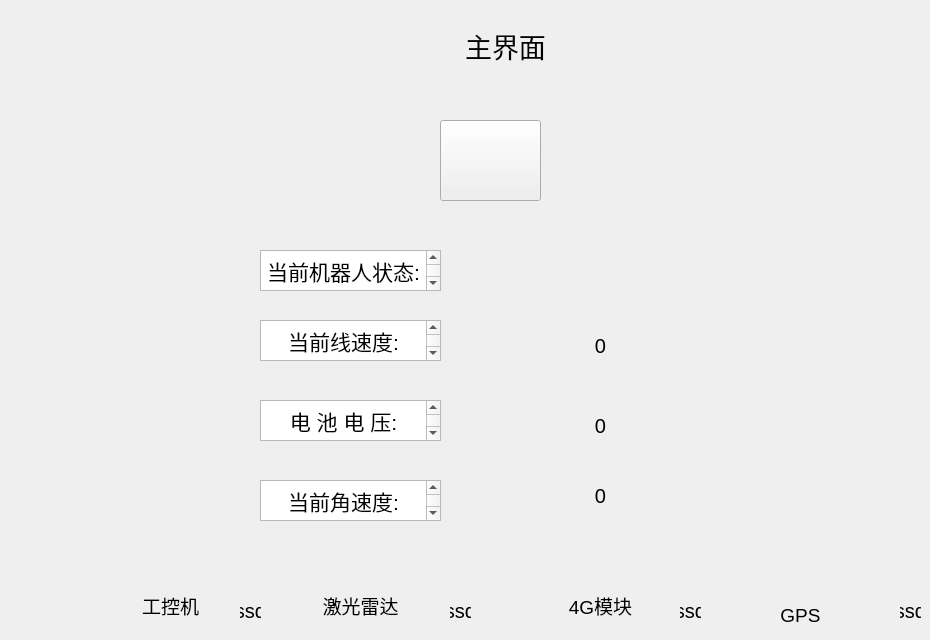
   <widget class="QWidget" name="page">
    <widget class="QLabel" name="Mainwindows">
     <property name="geometry">
      <rect>
       <x>430</x>
       <y>30</y>
       <width>151</width>
       <height>31</height>
      </rect>
     </property>
     <property name="font">
      <font>
       <pointsize>20</pointsize>
      </font>
     </property>
     <property name="text">
      <string>主界面</string>
     </property>
     <property name="alignment">
      <set>Qt::AlignCenter</set>
     </property>
    </widget>
    <widget class="QLabel" name="laber">
     <property name="geometry">
      <rect>
       <x>320</x>
       <y>590</y>
       <width>81</width>
       <height>31</height>
      </rect>
     </property>
     <property name="font">
      <font>
       <pointsize>14</pointsize>
      </font>
     </property>
     <property name="text">
      <string>激光雷达</string>
     </property>
     <property name="alignment">
      <set>Qt::AlignCenter</set>
     </property>
    </widget>
    <widget class="QLabel" name="Linux">
     <property name="geometry">
      <rect>
       <x>130</x>
       <y>590</y>
       <width>81</width>
       <height>31</height>
      </rect>
     </property>
     <property name="font">
      <font>
       <pointsize>14</pointsize>
      </font>
     </property>
     <property name="text">
      <string>工控机</string>
     </property>
     <property name="alignment">
      <set>Qt::AlignCenter</set>
     </property>
    </widget>
    <widget class="QLabel" name="GPS">
     <property name="geometry">
      <rect>
       <x>760</x>
       <y>600</y>
       <width>81</width>
       <height>31</height>
      </rect>
     </property>
     <property name="font">
      <font>
       <pointsize>14</pointsize>
      </font>
     </property>
     <property name="text">
      <string>GPS</string>
     </property>
     <property name="alignment">
      <set>Qt::AlignCenter</set>
     </property>
    </widget>
    <widget class="QLabel" name="Wifi_4G">
     <property name="geometry">
      <rect>
       <x>560</x>
       <y>590</y>
       <width>81</width>
       <height>31</height>
      </rect>
     </property>
     <property name="font">
      <font>
       <pointsize>14</pointsize>
      </font>
     </property>
     <property name="text">
      <string>4G模块</string>
     </property>
     <property name="alignment">
      <set>Qt::AlignCenter</set>
     </property>
    </widget>
    <widget class="QTextEdit" name="linear_textEdit">
     <property name="geometry">
      <rect>
       <x>260</x>
       <y>320</y>
       <width>181</width>
       <height>41</height>
      </rect>
     </property>
     <property name="font">
      <font>
       <pointsize>15</pointsize>
      </font>
     </property>
     <property name="html">
      <string>&lt;!DOCTYPE HTML PUBLIC &quot;-//W3C//DTD HTML 4.0//EN&quot; &quot;http://www.w3.org/TR/REC-html40/strict.dtd&quot;&gt;
&lt;html&gt;&lt;head&gt;&lt;meta name=&quot;qrichtext&quot; content=&quot;1&quot; /&gt;&lt;meta charset=&quot;utf-8&quot; /&gt;&lt;style type=&quot;text/css&quot;&gt;
p, li { white-space: pre-wrap; }
hr { height: 1px; border-width: 0; }
li.unchecked::marker { content: &quot;\2610&quot;; }
li.checked::marker { content: &quot;\2612&quot;; }
&lt;/style&gt;&lt;/head&gt;&lt;body style=&quot; font-family:'Ubuntu'; font-size:15pt; font-weight:400; font-style:normal;&quot;&gt;
&lt;p align=&quot;center&quot; style=&quot; margin-top:0px; margin-bottom:0px; margin-left:0px; margin-right:0px; -qt-block-indent:0; text-indent:0px;&quot;&gt;&lt;span style=&quot; font-size:16pt;&quot;&gt;当前线速度:&lt;/span&gt;&lt;/p&gt;&lt;/body&gt;&lt;/html&gt;</string>
     </property>
    </widget>
    <widget class="QLabel" name="linear_label">
     <property name="geometry">
      <rect>
       <x>500</x>
       <y>320</y>
       <width>201</width>
       <height>51</height>
      </rect>
     </property>
     <property name="font">
      <font>
       <pointsize>15</pointsize>
      </font>
     </property>
     <property name="text">
      <string>0</string>
     </property>
     <property name="alignment">
      <set>Qt::AlignCenter</set>
     </property>
    </widget>
    <widget class="QTextEdit" name="volts_textEdit">
     <property name="geometry">
      <rect>
       <x>260</x>
       <y>400</y>
       <width>181</width>
       <height>41</height>
      </rect>
     </property>
     <property name="font">
      <font>
       <pointsize>15</pointsize>
      </font>
     </property>
     <property name="html">
      <string>&lt;!DOCTYPE HTML PUBLIC &quot;-//W3C//DTD HTML 4.0//EN&quot; &quot;http://www.w3.org/TR/REC-html40/strict.dtd&quot;&gt;
&lt;html&gt;&lt;head&gt;&lt;meta name=&quot;qrichtext&quot; content=&quot;1&quot; /&gt;&lt;meta charset=&quot;utf-8&quot; /&gt;&lt;style type=&quot;text/css&quot;&gt;
p, li { white-space: pre-wrap; }
hr { height: 1px; border-width: 0; }
li.unchecked::marker { content: &quot;\2610&quot;; }
li.checked::marker { content: &quot;\2612&quot;; }
&lt;/style&gt;&lt;/head&gt;&lt;body style=&quot; font-family:'Ubuntu'; font-size:15pt; font-weight:400; font-style:normal;&quot;&gt;
&lt;p align=&quot;center&quot; style=&quot; margin-top:0px; margin-bottom:0px; margin-left:0px; margin-right:0px; -qt-block-indent:0; text-indent:0px;&quot;&gt;&lt;span style=&quot; font-size:16pt;&quot;&gt;电 池 电 压:&lt;/span&gt;&lt;/p&gt;&lt;/body&gt;&lt;/html&gt;</string>
     </property>
    </widget>
    <widget class="QLabel" name="volts_label">
     <property name="geometry">
      <rect>
       <x>500</x>
       <y>400</y>
       <width>201</width>
       <height>51</height>
      </rect>
     </property>
     <property name="font">
      <font>
       <pointsize>15</pointsize>
      </font>
     </property>
     <property name="text">
      <string>0</string>
     </property>
     <property name="alignment">
      <set>Qt::AlignCenter</set>
     </property>
    </widget>
    <widget class="QLabel" name="check_tb3_node_label">
     <property name="geometry">
      <rect>
       <x>590</x>
       <y>260</y>
       <width>21</width>
       <height>21</height>
      </rect>
     </property>
     <property name="font">
      <font>
       <pointsize>15</pointsize>
      </font>
     </property>
     <property name="text">
      <string/>
     </property>
     <property name="alignment">
      <set>Qt::AlignCenter</set>
     </property>
    </widget>
    <widget class="QTextEdit" name="check_tb3_textEdit">
     <property name="geometry">
      <rect>
       <x>260</x>
       <y>250</y>
       <width>181</width>
       <height>41</height>
      </rect>
     </property>
     <property name="font">
      <font>
       <pointsize>15</pointsize>
      </font>
     </property>
     <property name="html">
      <string>&lt;!DOCTYPE HTML PUBLIC &quot;-//W3C//DTD HTML 4.0//EN&quot; &quot;http://www.w3.org/TR/REC-html40/strict.dtd&quot;&gt;
&lt;html&gt;&lt;head&gt;&lt;meta name=&quot;qrichtext&quot; content=&quot;1&quot; /&gt;&lt;meta charset=&quot;utf-8&quot; /&gt;&lt;style type=&quot;text/css&quot;&gt;
p, li { white-space: pre-wrap; }
hr { height: 1px; border-width: 0; }
li.unchecked::marker { content: &quot;\2610&quot;; }
li.checked::marker { content: &quot;\2612&quot;; }
&lt;/style&gt;&lt;/head&gt;&lt;body style=&quot; font-family:'Ubuntu'; font-size:15pt; font-weight:400; font-style:normal;&quot;&gt;
&lt;p align=&quot;center&quot; style=&quot; margin-top:0px; margin-bottom:0px; margin-left:0px; margin-right:0px; -qt-block-indent:0; text-indent:0px;&quot;&gt;&lt;span style=&quot; font-size:16pt;&quot;&gt;当前机器人状态:&lt;/span&gt;&lt;/p&gt;&lt;/body&gt;&lt;/html&gt;</string>
     </property>
    </widget>
    <widget class="QPushButton" name="close">
     <property name="geometry">
      <rect>
       <x>440</x>
       <y>120</y>
       <width>101</width>
       <height>81</height>
      </rect>
     </property>
     <property name="text">
      <string/>
     </property>
     <property name="icon">
      <iconset theme="application-exit"/>
     </property>
     <property name="iconSize">
      <size>
       <width>72</width>
       <height>72</height>
      </size>
     </property>
    </widget>
    <widget class="QLabel" name="check_scan_node_label">
     <property name="geometry">
      <rect>
       <x>450</x>
       <y>600</y>
       <width>21</width>
       <height>21</height>
      </rect>
     </property>
     <property name="font">
      <font>
       <pointsize>15</pointsize>
      </font>
     </property>
     <property name="text">
      <string>ssd</string>
     </property>
     <property name="alignment">
      <set>Qt::AlignCenter</set>
     </property>
    </widget>
    <widget class="QLabel" name="check_robot_label">
     <property name="geometry">
      <rect>
       <x>240</x>
       <y>600</y>
       <width>21</width>
       <height>21</height>
      </rect>
     </property>
     <property name="font">
      <font>
       <pointsize>15</pointsize>
      </font>
     </property>
     <property name="text">
      <string>ssd</string>
     </property>
     <property name="alignment">
      <set>Qt::AlignCenter</set>
     </property>
    </widget>
    <widget class="QLabel" name="check_4G_label">
     <property name="geometry">
      <rect>
       <x>680</x>
       <y>600</y>
       <width>21</width>
       <height>21</height>
      </rect>
     </property>
     <property name="font">
      <font>
       <pointsize>15</pointsize>
      </font>
     </property>
     <property name="text">
      <string>ssd</string>
     </property>
     <property name="alignment">
      <set>Qt::AlignCenter</set>
     </property>
    </widget>
    <widget class="QLabel" name="check_GPS_label">
     <property name="geometry">
      <rect>
       <x>900</x>
       <y>600</y>
       <width>21</width>
       <height>21</height>
      </rect>
     </property>
     <property name="font">
      <font>
       <pointsize>15</pointsize>
      </font>
     </property>
     <property name="text">
      <string>ssd</string>
     </property>
     <property name="alignment">
      <set>Qt::AlignCenter</set>
     </property>
    </widget>
    <widget class="QTextEdit" name="angular_textEdit">
     <property name="geometry">
      <rect>
       <x>260</x>
       <y>480</y>
       <width>181</width>
       <height>41</height>
      </rect>
     </property>
     <property name="font">
      <font>
       <pointsize>15</pointsize>
      </font>
     </property>
     <property name="html">
      <string>&lt;!DOCTYPE HTML PUBLIC &quot;-//W3C//DTD HTML 4.0//EN&quot; &quot;http://www.w3.org/TR/REC-html40/strict.dtd&quot;&gt;
&lt;html&gt;&lt;head&gt;&lt;meta name=&quot;qrichtext&quot; content=&quot;1&quot; /&gt;&lt;meta charset=&quot;utf-8&quot; /&gt;&lt;style type=&quot;text/css&quot;&gt;
p, li { white-space: pre-wrap; }
hr { height: 1px; border-width: 0; }
li.unchecked::marker { content: &quot;\2610&quot;; }
li.checked::marker { content: &quot;\2612&quot;; }
&lt;/style&gt;&lt;/head&gt;&lt;body style=&quot; font-family:'Ubuntu'; font-size:15pt; font-weight:400; font-style:normal;&quot;&gt;
&lt;p align=&quot;center&quot; style=&quot; margin-top:0px; margin-bottom:0px; margin-left:0px; margin-right:0px; -qt-block-indent:0; text-indent:0px;&quot;&gt;&lt;span style=&quot; font-size:16pt;&quot;&gt;当前角速度:&lt;/span&gt;&lt;/p&gt;&lt;/body&gt;&lt;/html&gt;</string>
     </property>
    </widget>
    <widget class="QLabel" name="angular_label">
     <property name="geometry">
      <rect>
       <x>500</x>
       <y>470</y>
       <width>201</width>
       <height>51</height>
      </rect>
     </property>
     <property name="font">
      <font>
       <pointsize>15</pointsize>
      </font>
     </property>
     <property name="text">
      <string>0</string>
     </property>
     <property name="alignment">
      <set>Qt::AlignCenter</set>
     </property>
    </widget>
   </widget>
